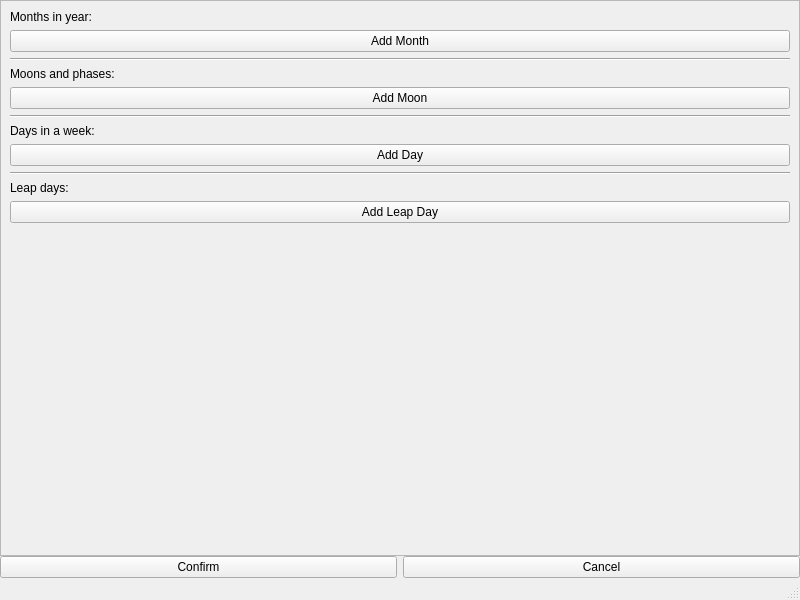
<?xml version="1.0" encoding="UTF-8"?>
<ui version="4.0">
 <class>CalendarConfig</class>
 <widget class="QMainWindow" name="CalendarConfig">
  <property name="geometry">
   <rect>
    <x>0</x>
    <y>0</y>
    <width>800</width>
    <height>600</height>
   </rect>
  </property>
  <property name="windowTitle">
   <string>MainWindow</string>
  </property>
  <widget class="QWidget" name="centralwidget">
   <layout class="QVBoxLayout" name="verticalLayout_2">
    <property name="spacing">
     <number>0</number>
    </property>
    <property name="leftMargin">
     <number>0</number>
    </property>
    <property name="topMargin">
     <number>0</number>
    </property>
    <property name="rightMargin">
     <number>0</number>
    </property>
    <property name="bottomMargin">
     <number>0</number>
    </property>
    <item>
     <widget class="QScrollArea" name="scrollArea">
      <property name="widgetResizable">
       <bool>true</bool>
      </property>
      <widget class="QWidget" name="scrollAreaWidgetContents">
       <property name="geometry">
        <rect>
         <x>0</x>
         <y>0</y>
         <width>798</width>
         <height>287</height>
        </rect>
       </property>
       <property name="sizePolicy">
        <sizepolicy hsizetype="Preferred" vsizetype="Fixed">
         <horstretch>0</horstretch>
         <verstretch>0</verstretch>
        </sizepolicy>
       </property>
       <layout class="QVBoxLayout" name="verticalLayout_3">
        <item>
         <widget class="QLabel" name="MonthsInYear">
          <property name="sizePolicy">
           <sizepolicy hsizetype="Preferred" vsizetype="Fixed">
            <horstretch>0</horstretch>
            <verstretch>0</verstretch>
           </sizepolicy>
          </property>
          <property name="text">
           <string>Months in year:</string>
          </property>
         </widget>
        </item>
        <item>
         <widget class="QWidget" name="MonthsInYearEdit" native="true">
          <property name="sizePolicy">
           <sizepolicy hsizetype="Preferred" vsizetype="Fixed">
            <horstretch>0</horstretch>
            <verstretch>0</verstretch>
           </sizepolicy>
          </property>
          <layout class="QVBoxLayout" name="verticalLayout_7">
           <property name="spacing">
            <number>0</number>
           </property>
           <property name="leftMargin">
            <number>0</number>
           </property>
           <property name="topMargin">
            <number>0</number>
           </property>
           <property name="rightMargin">
            <number>0</number>
           </property>
           <property name="bottomMargin">
            <number>0</number>
           </property>
           <item>
            <widget class="QWidget" name="AddMonthButton" native="true">
             <property name="sizePolicy">
              <sizepolicy hsizetype="Preferred" vsizetype="Fixed">
               <horstretch>0</horstretch>
               <verstretch>0</verstretch>
              </sizepolicy>
             </property>
             <layout class="QHBoxLayout" name="horizontalLayout">
              <property name="spacing">
               <number>0</number>
              </property>
              <property name="leftMargin">
               <number>0</number>
              </property>
              <property name="topMargin">
               <number>0</number>
              </property>
              <property name="rightMargin">
               <number>0</number>
              </property>
              <property name="bottomMargin">
               <number>0</number>
              </property>
              <item>
               <widget class="QPushButton" name="AddMonth">
                <property name="text">
                 <string>Add Month</string>
                </property>
               </widget>
              </item>
             </layout>
            </widget>
           </item>
           <item>
            <widget class="QWidget" name="EmptyWidget" native="true"/>
           </item>
          </layout>
         </widget>
        </item>
        <item>
         <widget class="Line" name="line_2">
          <property name="orientation">
           <enum>Qt::Orientation::Horizontal</enum>
          </property>
         </widget>
        </item>
        <item>
         <widget class="QLabel" name="MoonsAndPhases">
          <property name="sizePolicy">
           <sizepolicy hsizetype="Preferred" vsizetype="Fixed">
            <horstretch>0</horstretch>
            <verstretch>0</verstretch>
           </sizepolicy>
          </property>
          <property name="text">
           <string>Moons and phases:</string>
          </property>
         </widget>
        </item>
        <item>
         <widget class="QWidget" name="MoonsAndPhasesEdit" native="true">
          <property name="sizePolicy">
           <sizepolicy hsizetype="Preferred" vsizetype="Fixed">
            <horstretch>0</horstretch>
            <verstretch>0</verstretch>
           </sizepolicy>
          </property>
          <layout class="QVBoxLayout" name="verticalLayout">
           <property name="spacing">
            <number>0</number>
           </property>
           <property name="leftMargin">
            <number>0</number>
           </property>
           <property name="topMargin">
            <number>0</number>
           </property>
           <property name="rightMargin">
            <number>0</number>
           </property>
           <property name="bottomMargin">
            <number>0</number>
           </property>
           <item>
            <widget class="QWidget" name="AddMoonButton" native="true">
             <property name="sizePolicy">
              <sizepolicy hsizetype="Preferred" vsizetype="Fixed">
               <horstretch>0</horstretch>
               <verstretch>0</verstretch>
              </sizepolicy>
             </property>
             <layout class="QHBoxLayout" name="horizontalLayout_3">
              <property name="spacing">
               <number>0</number>
              </property>
              <property name="leftMargin">
               <number>0</number>
              </property>
              <property name="topMargin">
               <number>0</number>
              </property>
              <property name="rightMargin">
               <number>0</number>
              </property>
              <property name="bottomMargin">
               <number>0</number>
              </property>
              <item>
               <widget class="QPushButton" name="AddMoon">
                <property name="text">
                 <string>Add Moon</string>
                </property>
               </widget>
              </item>
             </layout>
            </widget>
           </item>
           <item>
            <widget class="QWidget" name="EmptyWidget2" native="true"/>
           </item>
          </layout>
         </widget>
        </item>
        <item>
         <widget class="Line" name="line">
          <property name="orientation">
           <enum>Qt::Orientation::Horizontal</enum>
          </property>
         </widget>
        </item>
        <item>
         <widget class="QLabel" name="DaysInWeek">
          <property name="sizePolicy">
           <sizepolicy hsizetype="Preferred" vsizetype="Fixed">
            <horstretch>0</horstretch>
            <verstretch>0</verstretch>
           </sizepolicy>
          </property>
          <property name="text">
           <string>Days in a week:</string>
          </property>
         </widget>
        </item>
        <item>
         <widget class="QWidget" name="DaysInWeekEdit" native="true">
          <property name="sizePolicy">
           <sizepolicy hsizetype="Preferred" vsizetype="Fixed">
            <horstretch>0</horstretch>
            <verstretch>0</verstretch>
           </sizepolicy>
          </property>
          <property name="styleSheet">
           <string notr="true"/>
          </property>
          <layout class="QVBoxLayout" name="verticalLayout_4">
           <property name="spacing">
            <number>0</number>
           </property>
           <property name="leftMargin">
            <number>0</number>
           </property>
           <property name="topMargin">
            <number>0</number>
           </property>
           <property name="rightMargin">
            <number>0</number>
           </property>
           <property name="bottomMargin">
            <number>0</number>
           </property>
           <item>
            <widget class="QWidget" name="AddDayButton" native="true">
             <layout class="QHBoxLayout" name="horizontalLayout_6">
              <property name="spacing">
               <number>0</number>
              </property>
              <property name="leftMargin">
               <number>0</number>
              </property>
              <property name="topMargin">
               <number>0</number>
              </property>
              <property name="rightMargin">
               <number>0</number>
              </property>
              <property name="bottomMargin">
               <number>0</number>
              </property>
              <item>
               <widget class="QPushButton" name="AddDay">
                <property name="text">
                 <string>Add Day</string>
                </property>
               </widget>
              </item>
             </layout>
            </widget>
           </item>
           <item>
            <widget class="QWidget" name="EmptyWidget3" native="true"/>
           </item>
          </layout>
         </widget>
        </item>
        <item>
         <widget class="Line" name="line_3">
          <property name="orientation">
           <enum>Qt::Orientation::Horizontal</enum>
          </property>
         </widget>
        </item>
        <item>
         <widget class="QLabel" name="label">
          <property name="text">
           <string>Leap days:</string>
          </property>
         </widget>
        </item>
        <item>
         <widget class="QWidget" name="LeapDaysEdit" native="true">
          <layout class="QVBoxLayout" name="verticalLayout_5">
           <property name="spacing">
            <number>0</number>
           </property>
           <property name="leftMargin">
            <number>0</number>
           </property>
           <property name="topMargin">
            <number>0</number>
           </property>
           <property name="rightMargin">
            <number>0</number>
           </property>
           <property name="bottomMargin">
            <number>0</number>
           </property>
           <item>
            <widget class="QWidget" name="AddLeapDayButton" native="true">
             <layout class="QHBoxLayout" name="horizontalLayout_2">
              <property name="spacing">
               <number>0</number>
              </property>
              <property name="leftMargin">
               <number>0</number>
              </property>
              <property name="topMargin">
               <number>0</number>
              </property>
              <property name="rightMargin">
               <number>0</number>
              </property>
              <property name="bottomMargin">
               <number>0</number>
              </property>
              <item>
               <widget class="QPushButton" name="AddLeapDay">
                <property name="text">
                 <string>Add Leap Day</string>
                </property>
               </widget>
              </item>
             </layout>
            </widget>
           </item>
           <item>
            <widget class="QWidget" name="EmptyWidget4" native="true"/>
           </item>
          </layout>
         </widget>
        </item>
       </layout>
      </widget>
     </widget>
    </item>
    <item>
     <widget class="QWidget" name="widget" native="true">
      <layout class="QHBoxLayout" name="horizontalLayout_7">
       <property name="leftMargin">
        <number>0</number>
       </property>
       <property name="topMargin">
        <number>0</number>
       </property>
       <property name="rightMargin">
        <number>0</number>
       </property>
       <property name="bottomMargin">
        <number>0</number>
       </property>
       <item>
        <widget class="QPushButton" name="ConfirmCreation">
         <property name="text">
          <string>Confirm</string>
         </property>
        </widget>
       </item>
       <item>
        <widget class="QPushButton" name="Cancel">
         <property name="text">
          <string>Cancel</string>
         </property>
        </widget>
       </item>
      </layout>
     </widget>
    </item>
   </layout>
  </widget>
  <widget class="QStatusBar" name="statusbar"/>
 </widget>
 <resources/>
 <connections/>
</ui>
